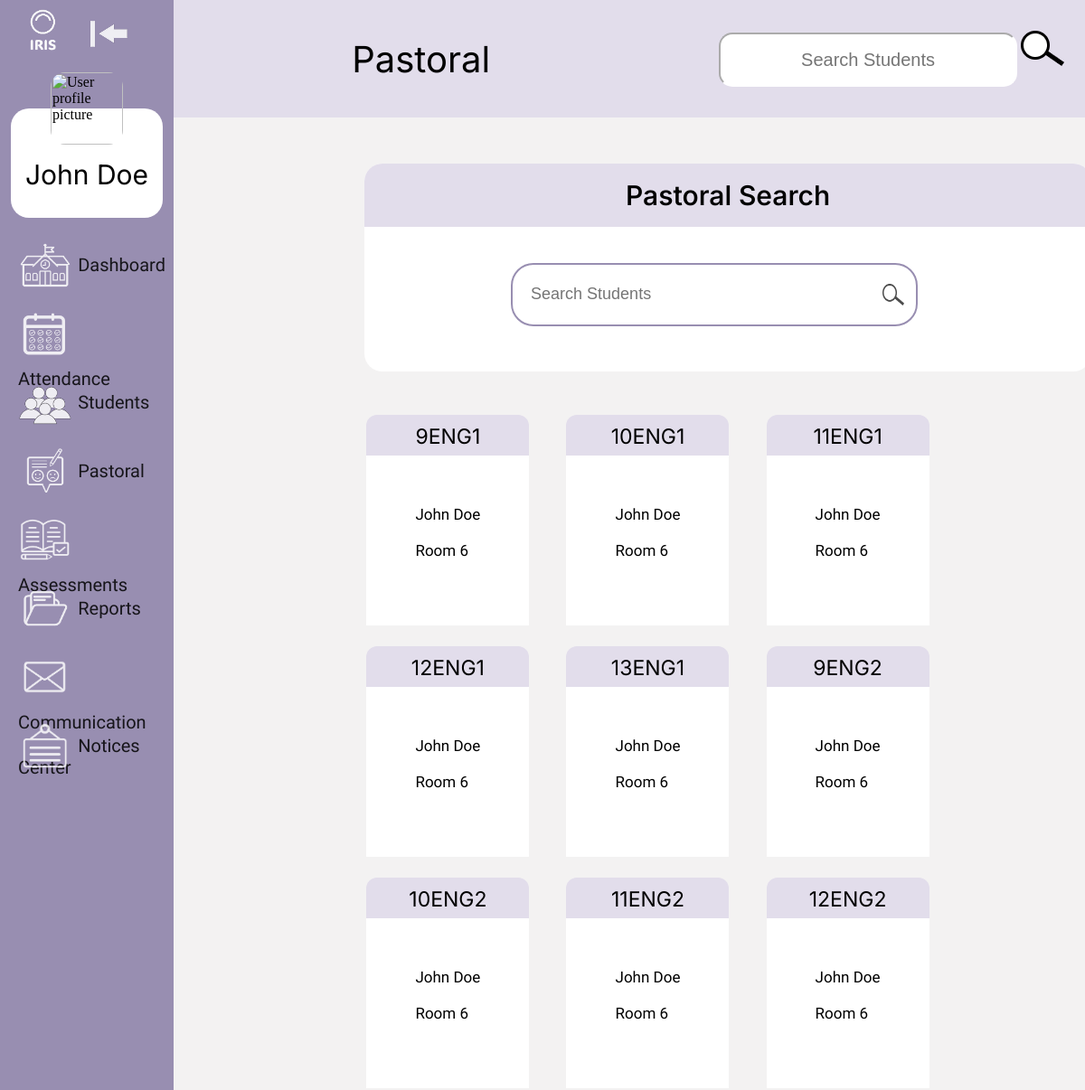
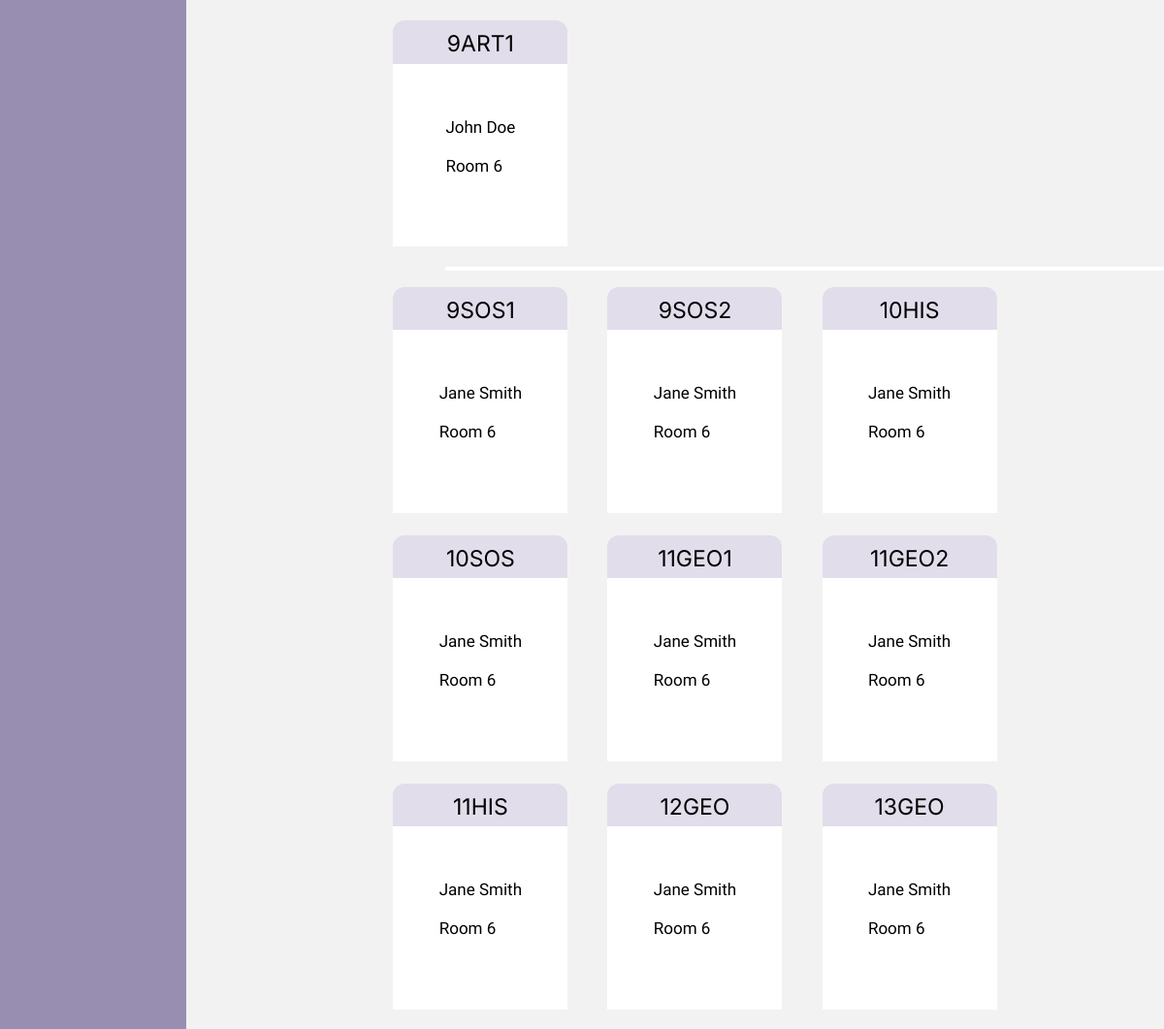
The page /pastoralLanding (signed in) on the database its author committed (2 pictures, top to bottom).
### website/models.py (models this page shows, shortened)
class User(db.Model, UserMixin):
    __tablename__ = 'user'
    id = db.Column(db.Integer, primary_key=True)
    role = db.Column(db.String(20), nullable=False)
    name = db.Column(db.String(50), nullable=False)
    email = db.Column(db.String(120), unique=True, nullable=False)
    password = db.Column(db.String(50))
    gender = db.Column(db.String(15))
    phone_number = db.Column(db.Integer, nullable=True)
    address = db.Column(db.String(255))
    profile = db.Column(db.LargeBinary, nullable=True)
    enrolled_at = db.Column(db.DateTime, default=db.func.current_timestamp())

class Class(db.Model):
    __tablename__ = 'class'
    id = db.Column(db.Integer, primary_key=True, nullable=False)
    year = db.Column(db.Integer, nullable=False)
    subject = db.Column(db.String(15))
    code = db.Column(db.String(15), nullable=False)
    teacher_associations = db.relationship("TeacherClassAssociation", back_populates="class_")
    teachers = db.relationship("Teacher", secondary='teacher_class_association', viewonly=True)
    student_associations = db.relationship('StudentClassAssociation', back_populates='class_')
    assessments = db.relationship('Assessment', backref='class_', lazy=True)
    schedule = db.Column(db.String, nullable=True)
    sessions = db.relationship('ClassSession', backref='class_', cascade="all, delete-orphan")

class Teacher(User):
    __tablename__ = 'teacher'
    id = db.Column(db.Integer, db.ForeignKey('user.id'), primary_key=True, nullable=False)
    class_associations = db.relationship("TeacherClassAssociation", back_populates="teacher")
    classes = db.relationship("Class", secondary='teacher_class_association', viewonly=True)
    dob = db.Column(db.DateTime, nullable=True)

### website/views.py (the view)
@views.route('/pastoralLanding')
def pastoralLanding():
    currentDate = datetime.now().date()
    myClasses = getMyClasses()
    otherClasses = getOtherClasses()
    return render_template("pastoralLanding.html", user=current_user, currentDate=currentDate, myClasses = myClasses, otherClasses = otherClasses)

### website/views.py (called while the page is built)
def getMyClasses():
    userId = current_user.id
    myClassFinder = TeacherClassAssociation.query.filter(
        TeacherClassAssociation.teacher_id == userId
    ).all()
    myClassesIds = [assoc.class_id for assoc in myClassFinder]
    myClasses = Class.query.filter(
        Class.id.in_(myClassesIds)
    ).all()
    return myClasses

def getOtherClasses():
    userId = current_user.id
    associations = TeacherClassAssociation.query.filter(
        TeacherClassAssociation.teacher_id != userId
    ).all()
    otherClasses = [
        (assoc.class_, assoc.teacher.name) for assoc in associations
    ]
    return otherClasses

### website/templates/pastoralLanding.html (shortened to what this page needs)
<link rel="stylesheet" href="{{ url_for('static', filename='css/showstudent.css') }}">
{% extends "navBase.html" %}
{% block pageName %}Pastoral{% endblock %}
{% block content %}
<div class="wholePageContainer">
    <div class="search_container">
        <div class="search header">
            Pastoral Search
        </div>
        <div class="search function">
            <div class="student_search_bar">
                <input class="student_search_input" type="text" id="student_search" placeholder="Search Students">
            </div>
        </div>
    </div>
    <div class="classPageFlexContainer">
        {% for class in myClasses %}
            <div class="classBoxFlexItem">
                <div class="classCodeArea">
                {{ class.code }}
                </div>
                <div class="classWhiteArea">
                    <br><br>{{user.name}}<br><br>Room 6
                </div>
            </div>
        {% endfor %}
        <br>
    </div>
    <div class="classDivide">
    </div>
    <div class="classPageFlexContainer2">
        {% for class_, teacher_name in otherClasses %}
            <div class="classBoxFlexItem2">
                <div class="classCodeArea2">
                {{ class_.code }}
                </div>
                <div class="classWhiteArea2">
                    <br><br>{{teacher_name}}<br><br>Room 6
                </div>
            </div>
        {% endfor %}
    </div>
</div>
{% endblock %}

### website/templates/navBase.html (shortened to what this page needs)
<!DOCTYPE html>
<html>
    <head>
        <link rel="stylesheet" href="{{ url_for('static', filename='css/navBase.css') }}">
    </head>
    <body>
        <div class="container">
            <div id="mySideNav" class="sideNav">
                <img class="irisLogo" src="{{ url_for('static', filename='images/icons/whiteIrisLogo.png') }}" alt="IRIS logo">
                <a href="javascript:void(0)" class="navToggleBtn" onclick="toggleNav()"><img src="{{ url_for('static', filename='images/icons/closeNav.png') }}"></a>
                <div class="userProfile">
                    <img class="userProfileImg" src="{{ url_for('views.getProfileImage', user_id=user.id) }}" alt="User profile picture">
                    <div class="userName">{{user.name}}</div>
                </div>
                <a href="/dashboard" class="navItem"><img class="navIcon" src="{{ url_for('static', filename='images/icons/dashboard.png') }}" alt="Dashboard icon">
                    <span>Dashboard</span>
                </a>
                <a href="/attendanceLanding" class="navItem"><img class="navIcon" src="{{ url_for('static', filename='images/icons/attendance.png') }}" alt="Attendance icon">
                    <span>Attendance</span>
                </a>
                <a href="/studentsLanding" class="navItem"><img class="navIcon" src="{{ url_for('static', filename='images/icons/students.png') }}" alt="Students icon">
                    <span>Students</span>
                </a>
                <a href="/pastoralLanding" class="navItem"><img class="navIcon" src="{{ url_for('static', filename='images/icons/pastoral.png') }}" alt="Pastoral icon">
                    <span>Pastoral</span>
                </a>
                <a href="/assessmentsLanding" class="navItem"><img class="navIcon" src="{{ url_for('static', filename='images/icons/markbooks.png') }}" alt="Markbooks icon">
                    <span>Assessments</span>
                </a>
                <a href="/reportsLanding" class="navItem"><img class="navIcon" src="{{ url_for('static', filename='images/icons/reports.png') }}" alt="Reports icon">
                    <span>Reports</span>
                </a>
                <a href="/communication" class="navItem"><img class="navIcon" src="{{ url_for('static', filename='images/icons/communication.png') }}" alt="Communication Center icon">
                    <span>Communication Center</span>
                </a>
                <a href="/notice" class="navItem"><img class="navIcon" src="{{ url_for('static', filename='images/icons/notices.png') }}" alt="Notices icon">
                    <span>Notices</span>
                </a>
            </div>
            <div id="content">
                <div class="topNav">
                    <div class="pageName">{%block pageName %}Nav Base{% endblock %}</div>
                    {% include 'searchStudent.html' %}
                </div>
                <div class="block_content">
                    {% block content %}{% endblock %}
                </div>
            </div>
        </div>
    </body>
</html>

### website/templates/searchstudent.html (shortened to what this page needs)
<!DOCTYPE html>
<html>
    <head>
        <link rel="stylesheet" href="{{ url_for('static', filename='css/searchstudent.css') }}">
    </head>
    <body>
        <div class="search-bar">
            <input class="search-input" type="text" id="search" placeholder="Search Students">
            <img class="search-icon" src="{{ url_for('static', filename='images/icons/search.png') }}" alt="search icon">
        </div>
    </body>
</html>

### website/static/css/showstudent.css (style rules this page uses)
.pageName { font-family: 'Inter', sans-serif; }
.wholePageContainer { display: flex; flex-direction: row; flex-wrap: wrap; margin-top: 5%; margin-left: 10%; }
.search_container { width: 860px; height: 230px; background-color: white; display: grid; border-radius: 20px; grid-template-rows: 100px auto; grid-template-columns: 1fr; grid-template-areas: "header" "function"; gap: 10px; margin-left: 12%; }
.search.header { grid-area: header; background-color: #E2DDEB; border-radius: 20px 20px 0 0 ; text-align: center; display: flex; justify-content: center; align-items: center; font-size: 30px; font-family: 'Inter', sans-serif; font-weight: 550; height: 70px; }
.search.function { grid-area: function; display: flex; justify-content: center; align-items: flex-start; width: 100%; height: auto; }
.student_search_bar { position: relative; display: inline-block; margin-right: 30px; font-family: 'acme', sans-serif; }
.student_search_input { font-size: 18px; height: 70px; width: 450px; padding: 0 45px 0 20px; text-align: left; border: 2px solid #988EB1; border-radius: 25px; background-color: white; color: #333; transition: border-color 0.3s ease, box-shadow 0.3s ease; }
.classPageFlexContainer { display: flex; flex-direction: row; flex-wrap: wrap; width: 910px; margin-top: 5%; margin-left: 10%; }
.classBoxFlexItem { display: flex; flex-direction: column; background-color: white; height: 215px; width: 180px; margin: 2.5%; }
.classCodeArea { display: flex; flex-direction: column; color: black; background-color: #E2DDEB; border-top-left-radius: 12px; border-top-right-radius: 12px; padding-top: 10px; align-items: center; margin-top: -10%; height: 40px; font-family: 'Inter', sans-serif; font-size: 23px; }
.classWhiteArea { display: flex; flex-direction: column; height: 200px; margin-top: 15px; font-family: 'Acme', sans-serif; align-items: center; font-size: 17px; }
.classDivide { background-color: white; height: 4.5px; color: white; width: 850px; margin-left: 165px; }
.classPageFlexContainer2 { display: flex; flex-direction: row; flex-wrap: wrap; width: 910px; margin-top: 1.5%; margin-left: 10%; }
.classBoxFlexItem2 { display: flex; flex-direction: column; background-color: white; height: 215px; width: 180px; margin: 2.5%; }
.classCodeArea2 { display: flex; flex-direction: column; color: black; background-color: #E2DDEB; border-top-left-radius: 12px; border-top-right-radius: 12px; padding-top: 10px; align-items: center; margin-top: -10%; height: 40px; font-family: 'Inter', sans-serif; font-size: 23px; }
.classWhiteArea2 { display: flex; flex-direction: column; height: 200px; margin-top: 15px; font-family: 'Acme', sans-serif; align-items: center; font-size: 17px; }

### website/static/css/searchstudent.css (style rules this page uses)
.search-bar { grid-column: 2; align-content: center; justify-self: center; align-items: center; margin-right: 30px; position: relative; display: inline-block; }
.search-input { font-size: 20px; height: 60px; width: 330px; text-align: center; border-color: white; border-radius: 15px; }
.search-icon { width: auto; height: auto; max-width: none; max-height: none; }

### rows shown on the page
User: name "John Doe"
Class: code "9ENG1"
Class: code "10ENG1"
Class: code "11ENG1"
Class: code "12ENG1"
Class: code "13ENG1"
Class: code "9ENG2"
Class: code "10ENG2"
Class: code "11ENG2"
Class: code "12ENG2"
Class: code "9ART1"
Teacher: code "9SOS1", name "Jane Smith", code "9SOS2", code "10HIS", code "10SOS", code "11GEO1", code "11GEO2", code "11HIS", code "12GEO", code "13GEO"
